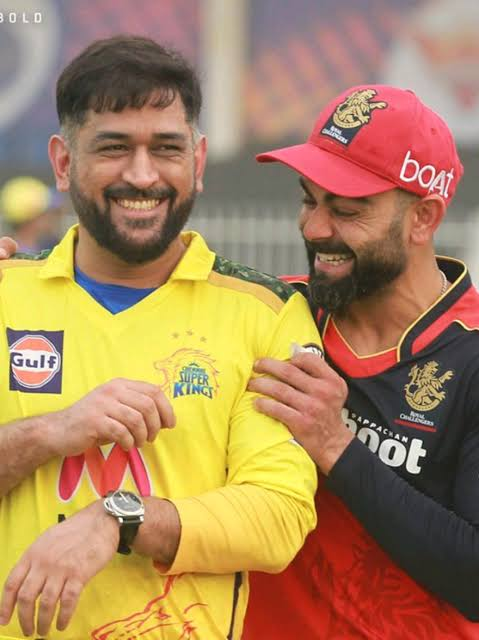
#> input picture Images/mahirat.jpg, 479 x 640 px, found by its file name
$ python surf.py
#> lines starting #> are read from the running program, lines starting #| are printed output that depends on the picture
import cv2
img = cv2.imread("Images/mahirat.jpg")
#> img is the input picture: shape (640, 479, 3); mean B, G, R 92.6, 133.1, 169.9
gray = cv2.cvtColor(img, cv2.COLOR_BGR2GRAY)
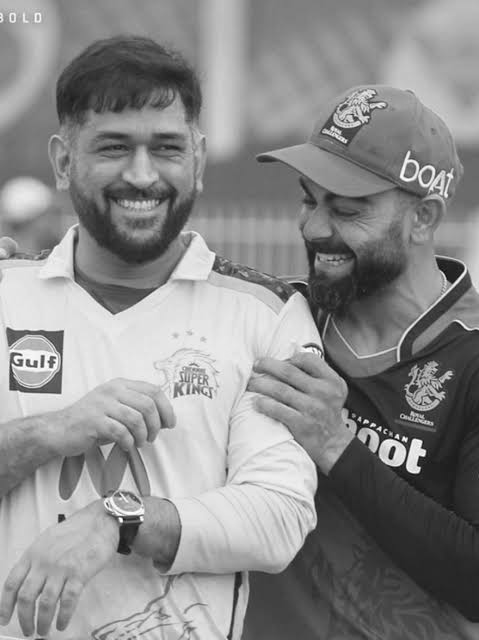
#> gray: shape (640, 479); min 8, max 255, mean 139.5
orb = cv2.ORB_create(nfeatures=1000)
keypoints, description = orb.detectAndCompute(gray,None)
#> keypoints = 1000 keypoints; strongest (x, y, size): (398, 437, 31), (403, 439, 31), (404, 439, 37.2), (365, 420, 31)
result = cv2.drawKeypoints(img, keypoints, None, flags = cv2.DRAW_MATCHES_FLAGS_DRAW_RICH_KEYPOINTS)
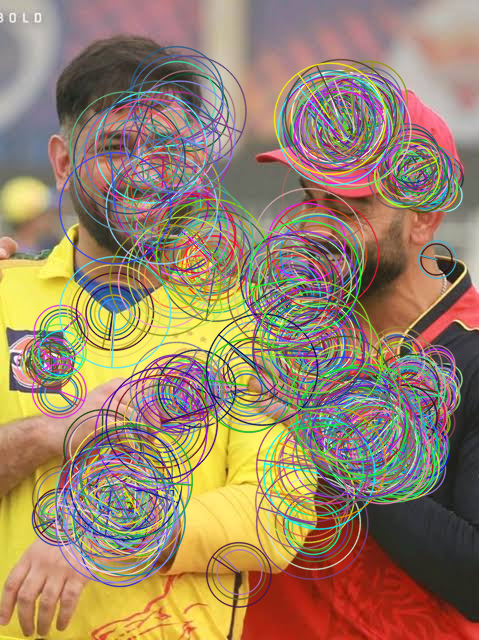
#> result: shape (640, 479, 3); mean B, G, R 104, 130.8, 154.8
cv2.imshow("SURF Features", result)
cv2.waitKey(0)
cv2.destroyAllWindows()

$ run again, with Images/flower.jpg copied over Images/mahirat.jpg
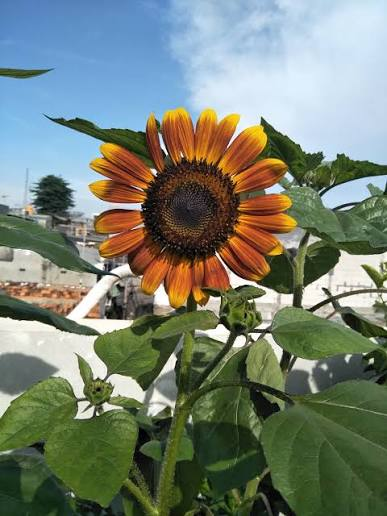
#> input picture Images/flower.jpg, 387 x 516 px, found by its file name
#> img is the input picture: shape (516, 387, 3); mean B, G, R 114.8, 128.4, 118.4
#> `gray = cv2.cvtColor(img, cv2.COLOR_BGR2GRAY)`:
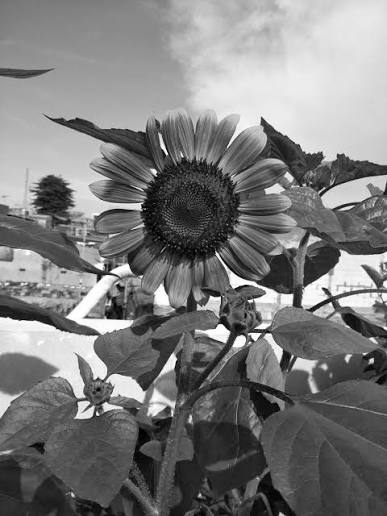
#> gray: shape (516, 387); min 0, max 255, mean 123.8
#> keypoints = 1000 keypoints; strongest (x, y, size): (219, 298, 31), (111, 271, 31), (291, 295, 44.6), (226, 331, 77.1)
#> `result = cv2.drawKeypoints(img, keypoints, None, flags = cv2.DRAW_MATC..`:
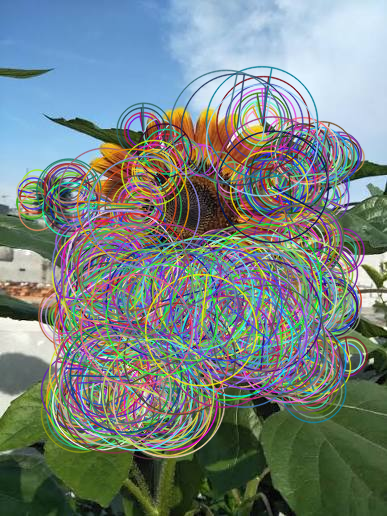
#> result: shape (516, 387, 3); mean B, G, R 128.7, 131.4, 119.2

$ run again, with Images/person.jpg copied over Images/mahirat.jpg
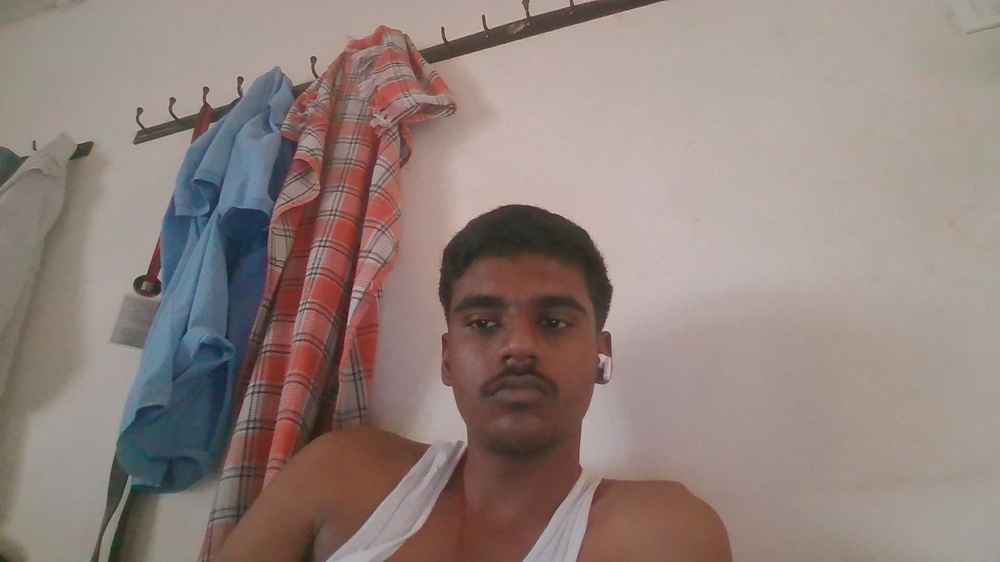
#> input picture Images/person.jpg, 1000 x 562 px, shrunk from 1920 x 1080 before the run, found by its file name
#> img is the input picture: shape (562, 1000, 3); mean B, G, R 124.4, 130, 146
#> `gray = cv2.cvtColor(img, cv2.COLOR_BGR2GRAY)`:
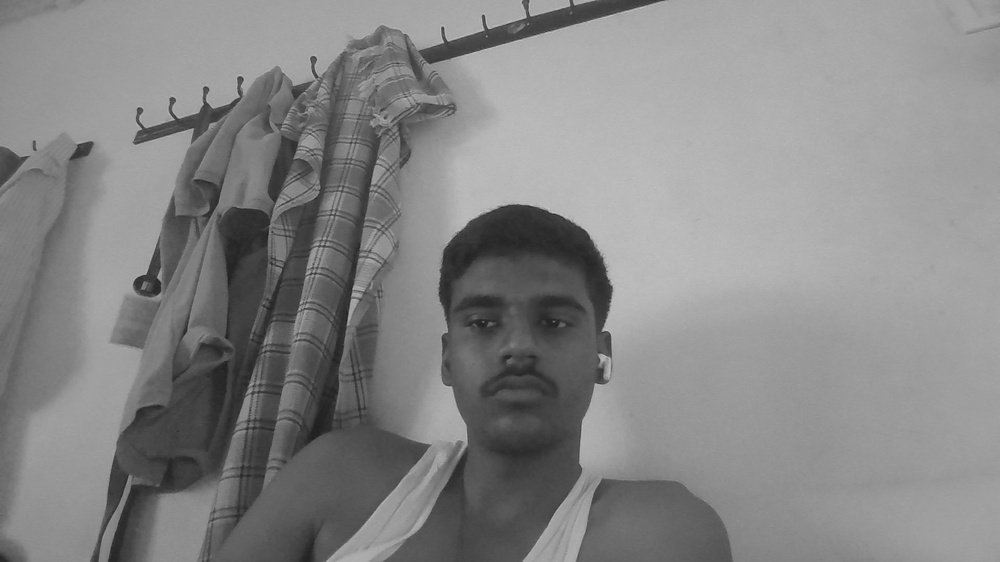
#> gray: shape (562, 1000); min 28, max 197, mean 134.2
#> keypoints = 1000 keypoints; strongest (x, y, size): (442, 41, 31), (238, 96, 31), (173, 119, 31), (239, 77, 31)
#> `result = cv2.drawKeypoints(img, keypoints, None, flags = cv2.DRAW_MATC..`:
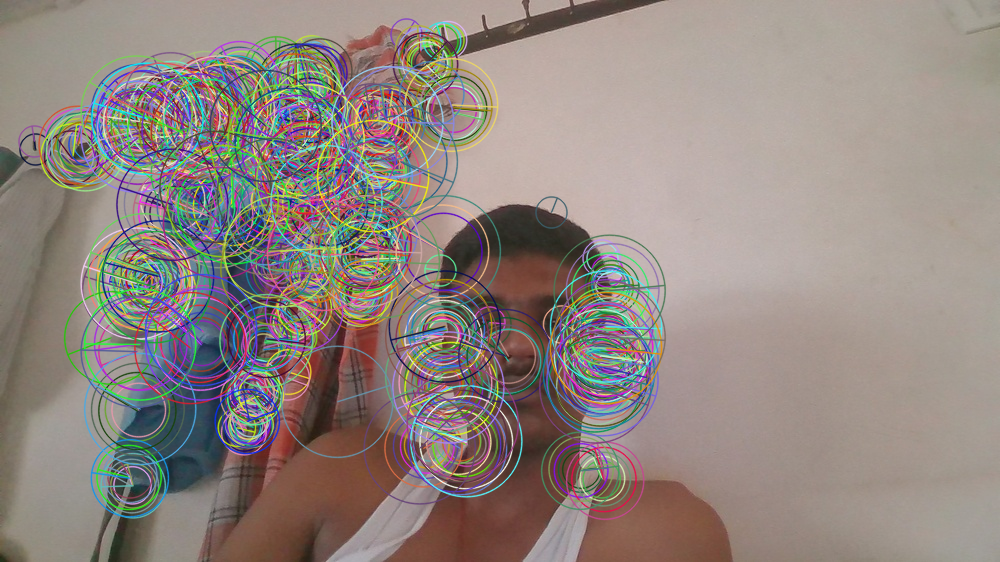
#> result: shape (562, 1000, 3); mean B, G, R 128.5, 134, 145.7
